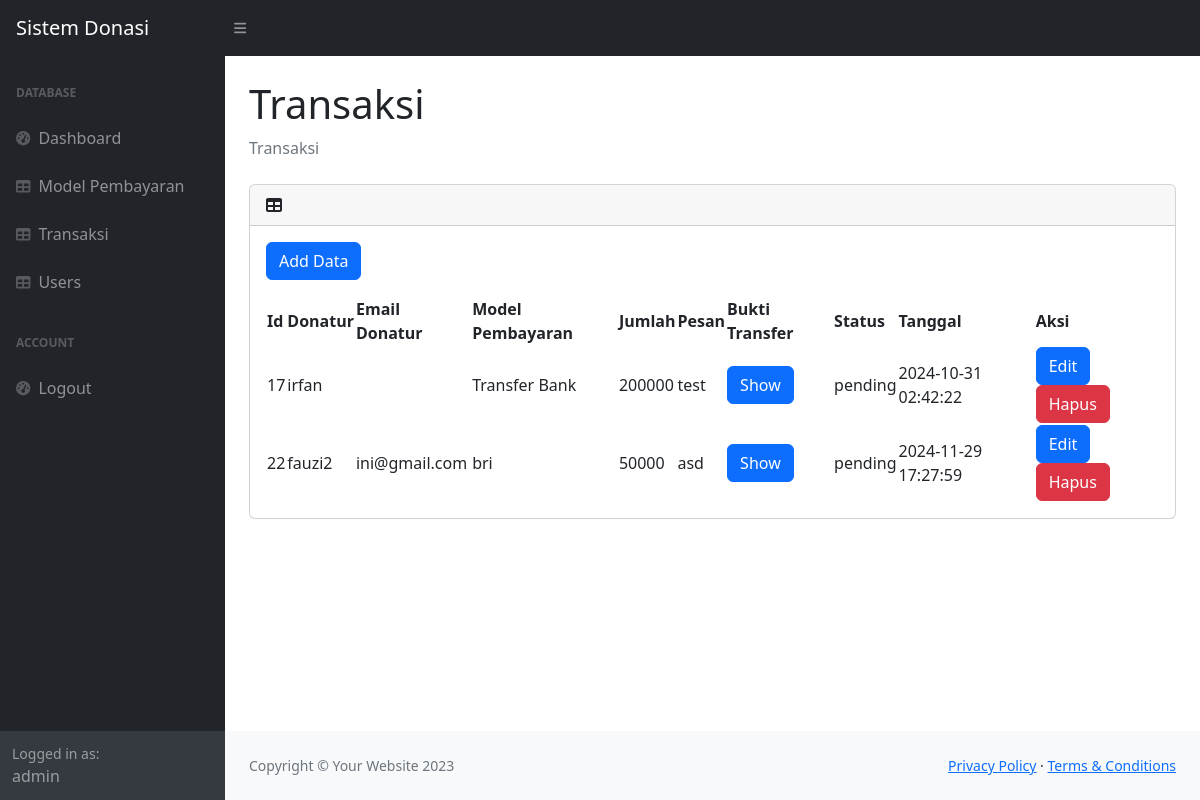
Screenshot of /admin/transaksi.php (signed in) with the database file from the repository.
### tables this page shows
CREATE TABLE `transaksi` (
  `transaksi_id` int(11) NOT NULL,
  `donatur` varchar(255) DEFAULT NULL,
  `email` varchar(255) NOT NULL,
  `id_model` int(11) DEFAULT NULL,
  `jumlah` int(11) NOT NULL,
  `pesan` text DEFAULT NULL,
  `bukti_transfer` text DEFAULT NULL,
  `status` enum('pending','finished') DEFAULT 'pending',
  `tanggal` timestamp NULL DEFAULT current_timestamp()
);

CREATE TABLE `model_pembayaran` (
  `id_model` int(11) NOT NULL,
  `metode` varchar(50) NOT NULL,
  `keterangan` varchar(255) DEFAULT NULL
);

### admin/transaksi.php (called while the page is built, shortened)
<?php
    require_once __DIR__ . '/../models/transaksi.php';
    require_once __DIR__ . '/../models/modelpembayaran.php';
    $transactions = Transaksi::get_all();
    require_once __DIR__ . '/views/layout.php';
    require_once __DIR__ . '/views/transaksi.php';
?>

### models/model.php (called while the page is built, shortened)
<?php
    require_once __DIR__ . '/connection.php';
    class Model{
        protected static $table_name = "";
        protected static $columns = [];
        public static function get($id){
            global $conn;
            $data = null;
            $result = $conn->query("SELECT * FROM " . static::$table_name . " WHERE " . static::$columns[0] . "=$id");
            if ($result->num_rows > 0){
                $rawdata = $result->fetch_all()[0];
                $data = static::from_array($rawdata);
            }
            return $data;
        }
        public static function get_all(){
            global $conn;
            $datas = [];
            $query = $conn->query("SELECT * FROM " . static::$table_name);
            if ($query->num_rows > 0){
                foreach ($query->fetch_all() as $raw_data){
                    $datas[] = static::from_array($raw_data);
                }
            }
            return $datas;
        }
    }
?>

### models/transaksi.php (called while the page is built, shortened)
<?php
    require_once __DIR__ . '/connection.php';
    require_once __DIR__ . '/model.php';
    require_once __DIR__ . '/modelpembayaran.php';
    class Transaksi extends Model{
        protected $donatur;
        protected $idmodel;
        protected $email;
        protected $model;
        protected $jumlah;
        protected $pesan;
        protected $bukti_transfer;
        protected $status;
        protected $tanggal;
        function __construct($id, $donatur, $email, $idmodel, $jumlah, $pesan, $bukti_transfer, $status, $tanggal){
            $this->id = $id;
            $this->donatur = $donatur;
            $this->email = $email;
            $this->idmodel = $idmodel;
            $this->jumlah = $jumlah;
            $this->pesan = $pesan;
            $this->bukti_transfer = $bukti_transfer;
            $this->status = $status;
            $this->tanggal = $tanggal;
        }
        public static function from_array($array){
            return new Transaksi(
                $array[0],
                $array[1],
                $array[2],
                $array[3],
                $array[4],
                $array[5],
                $array[6],
                $array[7],
                $array[8]
            );
        }
        function get_id(){
            return $this->id;
        }
        function get_donatur(){
            return $this->donatur;
        }
        function get_email(){
            return $this->email;
        }
        function get_idmodel(){
            return $this->idmodel;
        }
        function get_model(){
            if ($this->model == null){
                $model = ModelPembayaran::get($this->get_idmodel());
            }
            return $model;
        }
        function get_jumlah(){
            return $this->jumlah;
        }
        function get_pesan(){
            return $this->pesan;
        }
        function get_bukti_transfer(){
            return $this->bukti_transfer;
        }
        function get_status(){
            return $this->status;
        }
        function get_tanggal(){
            return $this->tanggal;
        }
    }
?>

### models/modelpembayaran.php (called while the page is built, shortened)
<?php
    require_once __DIR__ . '/connection.php';
    require_once __DIR__ . '/model.php';
    class ModelPembayaran extends Model{
        protected $nama;
        function __construct($id, $nama, $keterangan){
            $this->nama = $nama;
        }
        public static function from_array($array){
            return new ModelPembayaran(
                $array[0],
                $array[1],
                $array[2],
            );
        }
        function get_nama(){
            return $this->nama;
        }
    }
?>

### admin/views/transaksi.php (the view, shortened to what this page needs)
<section id="content">
    <div class="container-fluid px-4">
        <h1 class="mt-4">Transaksi</h1>
        <ol class="breadcrumb mb-4">
            <li class="breadcrumb-item active">Transaksi</li>
        </ol>
        <div class="card mt-4">
            <div class="card-header">
                <i class="fas fa-table me-1"></i>
            </div>
            <div class="card-body">
                <button class="btn btn-primary mb-3" onclick="add()">Add Data</button>
                <table id="datatable">
                    <thead>
                        <th>Id</th>
                        <th>Donatur</th>
                        <th>Email Donatur</th>
                        <th>Model Pembayaran</th>
                        <th>Jumlah</th>
                        <th>Pesan</th>
                        <th>Bukti Transfer</th>
                        <th>Status</th>
                        <th>Tanggal</th>
                        <th>Aksi</th>
                    </thead>
                    <tbody>
                        <?php foreach($transactions as $transaction) { ?>
                            <tr>
                                <td><?=$transaction->get_id()?></td>
                                <td><?=$transaction->get_donatur()?></td>
                                <td><?=$transaction->get_email()?>
                                <td><?=$transaction->get_model()->get_nama()?></td>
                                <td><?=$transaction->get_jumlah()?></td>
                                <td><?=$transaction->get_pesan()?></td>
                                <td>
                                    <button class="btn btn-primary"
                                    onclick="
                                    showimg('../<?= $transaction->get_bukti_transfer() ?>')
                                    ">Show</button>
                                </td>
                                <td><?=$transaction->get_status()?></td>
                                <td><?=$transaction->get_tanggal()?></td>
                                <td>
                                    <button class="btn btn-primary" onclick="edit(this)">Edit</button>
                                    <button class="btn btn-danger" onclick="erase(this)">
                                        Hapus
                                    </button>
                                </td>
                            </tr>
                        <?php } ?>
                    </tbody>
                </table>
            </div>
        </div>
    </div>
</section>

### rows the page displays
transaksi: transaksi_id "17", donatur "irfan", id_model.metode "Transfer Bank", jumlah "200000", pesan "test", status "pending", tanggal "2024-10-31 02:42:22"
transaksi: transaksi_id "22", donatur "fauzi2", email "ini@gmail.com", id_model.metode "bri", jumlah "50000", pesan "asd", status "pending", tanggal "2024-11-29 17:27:59"

### other values shown
unserialize($_SESSION['user'])->get_username() "admin"
